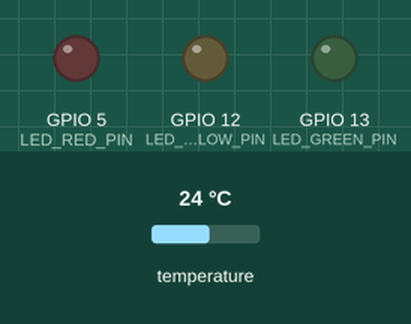
Simulated run of this sketch. Board: ESP8266 (NodeMCU). Parts: output pins drawn as LEDs (lit = HIGH). The test bench sets the inputs (shaded band); at power-on: temperature 24 °C. WiFi joins after 1.5 s; servers stay silent unless stated; uploads are accepted with an empty reply. At 4.8 s the program puts the board to deep sleep or switches it off; the recording ends there.

Above: at 0.2 s.
At 4.08 s:
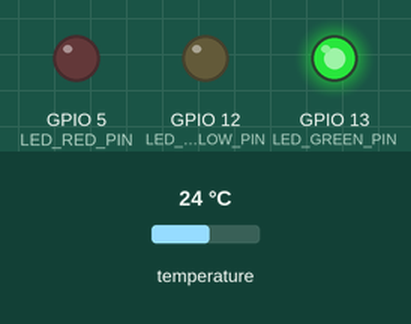
Timing chart, 0 to 4.8 s (numbered marks = the images above):
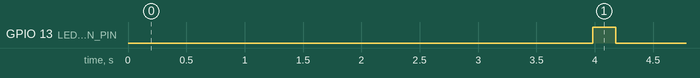

The sketch:

ESP8266_DeepSleep_FixedIP_Sensor_LED.ino
```cpp
/**
 * ============================================================
 *  ESP-WROOM-02 + DS18B20 + 状態表示 LED 3 色 (現地診断版・恒久保持)
 *      → DeepSleep 定期間隔で Raspberry Pi (Flask AP) へ HTTP POST
 * ============================================================
 *
 *  設計方針: 本番版 (ESP8266_DeepSleep_FixedIP_Sensor.ino) と同じく
 *  3 層分離アーキテクチャ (2026-07-30 導入):
 *    - 識別    = MAC 由来の device_id を自動生成 (per-chip 書換え不要)
 *    - IP割当  = 方式D: MAC 末尾バイトから算出した静的 IP を WiFi.config で自己宣言
 *                192.168.4.(100 + (mac[5] & 0x7F))  → .100〜.227
 *    - 表示名  = Flask の nickname テーブル
 *
 *  位置付け: 【恒久保持の現地トラブルシューティング用バージョン】
 *    現地 (ビル管理業務先) では PC を持ち込めない or シリアルモニタが使えない
 *    状況が多く、ユニバーサル基盤の端子仕上げ品質やセンサー個体差による
 *    動作不良を、LED 3 色の光り方だけで一次切り分けできる。
 *
 *  LED 動作パターン:
 *    - 赤 (GPIO5)  フリッカ 3 秒 : センサー未検出 → POST スキップ → sleep
 *    - 黄 (GPIO12) 3 秒点灯     : WiFi 接続失敗 or HTTP POST 失敗 → sleep
 *    - 緑 (GPIO13) 200ms 点灯   : POST 成功
 *
 *  LED 配線 (LED 1 本あたり):
 *    GPIO ── 330Ω ── LED anode(+) ── LED cathode(-) ── GND
 *      GPIO5  ── 330Ω ── 赤 LED (+) ── (-) ── GND
 *      GPIO12 ── 330Ω ── 黄 LED (+) ── (-) ── GND
 *      GPIO13 ── 330Ω ── 緑 LED (+) ── (-) ── GND
 *
 *  避けた GPIO と理由:
 *    GPIO0/2/15: ブートストラップ
 *    GPIO1/3:    Serial (TX/RX)
 *    GPIO4:      DS18B20 データピン
 *    GPIO16:     DeepSleep wake の RST 直結
 *
 *  現地でよくある切り分けフロー:
 *    赤フリッカ  → DS18B20 の VCC/GND/DATA、4.7kΩ プルアップを疑う
 *    黄点灯      → AP (Pi の hostapd) 稼働、IP 衝突 (MAC 末尾 7bit 一致)、電池電圧を疑う
 *    何も光らない→ HT7333-1 3.3V 出力、GPIO16-RST 配線、電池残量を疑う
 *    緑瞬き      → 正常
 *
 *  【重要】このスケッチも全チップ共通、書換え不要でコピペ書込み可能
 *
 *  更新履歴:
 *    2026-07-18 LED 診断版 初版
 *    2026-07-30 3 層分離アーキテクチャに切替 (MAC ベース device_id)
 *    2026-09-06  DS18B20 の読み取りに再試行を 1 回追加 (readTemperature()):
 *      - -127 (CRC 失敗) / 85.0 (パワーオンリセット値) のとき、300ms 空けて
 *        sensors.begin() でバスを取り直し、もう一度だけ読む
 *      - 一過性の失敗で欠測になるのを減らすため。2 回目も駄目なら従来どおり
 *        -999 に落として送信をスキップする
 *      - 失敗時のみ起床時間が約 0.8 秒延びる。正常時の挙動は変更なし
 *      - delay(800) は動作実績を尊重してそのまま残した (requestTemperatures()
 *        は既定で変換完了までブロックするため理屈上は冗長)
 * ============================================================
 */

#include <ESP8266WiFi.h>
#include <ESP8266HTTPClient.h>
#include <OneWire.h>
#include <DallasTemperature.h>
#include <ArduinoJson.h>

// ===== ハードウェア設定 =====
#define ONE_WIRE_BUS 4
#define POWER_SOURCE_PIN A0

// LED ピン
#define LED_RED_PIN     5
#define LED_YELLOW_PIN  12
#define LED_GREEN_PIN   13

// LED 表示時間パラメータ
#define LED_FLICKER_INTERVAL_MS 100
#define LED_FLICKER_DURATION_MS 3000
#define LED_ERROR_DURATION_MS   3000
#define LED_SUCCESS_DURATION_MS 200

// ===== 運用パラメータ =====
// 【測定周期の変更方法】単位 μs、"e6" = ×1,000,000
//   30s→30e6 / 60s→60e6 / 2分→120e6 (現行) / 5分→300e6 / 10分→600e6 / 1時間→3600e6
//   ESP8266 最大 DeepSleep 約 71 分 (4294e6 μs)
#define DEEP_SLEEP_INTERVAL 120e6  // 120秒 = 2 分

// ===== WiFi 設定 =====
const char* apSSID = "YOUR_AP_SSID_HERE";
const char* apPassword = "YOUR_AP_PASSWORD_HERE";
const char* serverURL = "http://192.168.4.1:5000/api/temperature";
const int HTTP_TIMEOUT = 5000;

OneWire oneWire(ONE_WIRE_BUS);
DallasTemperature sensors(&oneWire);
WiFiClient wifiClient;


// ============ LED ヘルパー ============
void allLedOff() {
    digitalWrite(LED_RED_PIN, LOW);
    digitalWrite(LED_YELLOW_PIN, LOW);
    digitalWrite(LED_GREEN_PIN, LOW);
}

void flickerRed(unsigned long durationMs) {
    unsigned long start = millis();
    bool ledState = false;
    while (millis() - start < durationMs) {
        ledState = !ledState;
        digitalWrite(LED_RED_PIN, ledState ? HIGH : LOW);
        delay(LED_FLICKER_INTERVAL_MS);
    }
    digitalWrite(LED_RED_PIN, LOW);
}

void showYellowError(unsigned long durationMs) {
    digitalWrite(LED_YELLOW_PIN, HIGH);
    delay(durationMs);
    digitalWrite(LED_YELLOW_PIN, LOW);
}

void showGreenSuccess(unsigned long durationMs) {
    digitalWrite(LED_GREEN_PIN, HIGH);
    delay(durationMs);
    digitalWrite(LED_GREEN_PIN, LOW);
}

void goToDeepSleep() {
    allLedOff();
    delay(100);
    WiFi.disconnect(true);
    WiFi.mode(WIFI_OFF);
    delay(500);
    ESP.deepSleep(DEEP_SLEEP_INTERVAL, WAKE_RF_DEFAULT);
}


// ============================================================
//  DS18B20 を読む。一過性の失敗で欠測にしないため 1 回だけ再試行する。
//    -127 : スクラッチパッドの CRC 失敗 (断線とは限らない)
//    85.0 : パワーオンリセット値 (変換完了前に読んだ場合など)
//  どちらも再試行で復帰することがあるので、バスを取り直して読み直す。
//  本当に異常なら 2 回目も同じ値が返り、呼び出し側の判定でそのまま弾かれる。
// ============================================================
float readTemperature() {
    sensors.requestTemperatures();
    delay(800);                      // 12bit 変換待ち (従来どおり)
    float t = sensors.getTempCByIndex(0);

    if (t == DEVICE_DISCONNECTED_C || t == 85.0) {
        delay(300);
        sensors.begin();             // 1-Wire バスを取り直す
        sensors.requestTemperatures();
        delay(800);
        t = sensors.getTempCByIndex(0);
    }
    return t;
}


void setup() {
    // Serial 初期化 (TX/RX ピン既知化と RF 校正時間確保)
    Serial.begin(115200);
    delay(100);

    // LED ピン初期化 (全 OFF)
    pinMode(LED_RED_PIN, OUTPUT);
    pinMode(LED_YELLOW_PIN, OUTPUT);
    pinMode(LED_GREEN_PIN, OUTPUT);
    allLedOff();

    delay(500);

    // device_id を MAC から自動生成
    uint8_t mac[6];
    WiFi.macAddress(mac);
    char deviceId[16];
    snprintf(deviceId, sizeof(deviceId), "ESP-%02X%02X%02X",
             mac[3], mac[4], mac[5]);

    // 温度取得
    sensors.begin();

    // センサー未検出 → 赤フリッカ → sleep
    int deviceCount = sensors.getDeviceCount();
    if (deviceCount == 0) {
        flickerRed(LED_FLICKER_DURATION_MS);
        goToDeepSleep();
        return;
    }

    sensors.setResolution(12);
    float temp = readTemperature();   // 失敗時は内部で 1 回だけ再試行

    bool sensorValueError = false;
    if (temp == DEVICE_DISCONNECTED_C || temp == -127.0 || temp == 85.0) {
        temp = -999.0;
        sensorValueError = true;
        flickerRed(1000);  // 短いフリッカ後、WiFi 試行に進む
    }

    // 電源検出
    int adcValue = analogRead(POWER_SOURCE_PIN);
    float voltage = (adcValue / 1023.0) * 4.3;
    // 「残量が少ない」の判定。第7回の XIAO 版と意味を揃えています。
    // 3.3V は運用上の判断値で、実測ではありません。電池を 1 セット
    // 使い切って、実際に止まる電圧を見てから決め直すのが確実です。
    const float BATTERY_LOW_V = 3.3;
    bool isBatteryLow = (voltage < BATTERY_LOW_V);

    // WiFi 接続 (静的 IP、方式 D: MAC 下位バイトから IP 導出)
    // 2026-08-21: DHCP → 静的 IP に戻す (電池寿命 2 週間 → 1 か月+ 復帰目的)
    WiFi.persistent(false);
    WiFi.mode(WIFI_STA);
    WiFi.setPhyMode(WIFI_PHY_MODE_11N);

    IPAddress fixedIP(192, 168, 4, 100 + (mac[5] & 0x7F));
    IPAddress gateway(192, 168, 4, 1);
    IPAddress subnet(255, 255, 255, 0);
    WiFi.config(fixedIP, gateway, subnet);
    delay(100);
    WiFi.begin(apSSID, apPassword);

    int attempts = 0;
    while (WiFi.status() != WL_CONNECTED && attempts < 20) {
        delay(500);
        attempts++;
    }

    // WiFi 失敗 → 黄 LED → sleep
    if (WiFi.status() != WL_CONNECTED) {
        showYellowError(LED_ERROR_DURATION_MS);
        goToDeepSleep();
        return;
    }

    // センサー値エラー → 黄 → sleep (WiFi 生きているが送るデータ無し)
    if (sensorValueError) {
        showYellowError(LED_ERROR_DURATION_MS);
        goToDeepSleep();
        return;
    }

    // データ送信
    StaticJsonDocument<384> doc;
    doc["device_id"] = deviceId;
    doc["name"] = deviceId;
    doc["temperature"] = round(temp * 100) / 100.0;
    doc["temp"] = round(temp * 100) / 100.0;
    doc["ip_address"] = WiFi.localIP().toString();
    doc["voltage"] = round(voltage * 100) / 100.0;
    doc["battery_mode"] = isBatteryLow ? 1 : 0;
    doc["rssi"] = WiFi.RSSI();
    doc["signal_strength"] = WiFi.RSSI();

    String payload;
    serializeJson(doc, payload);

    HTTPClient http;
    http.setTimeout(HTTP_TIMEOUT);
    http.begin(wifiClient, serverURL);
    http.addHeader("Content-Type", "application/json");
    int httpCode = http.POST(payload);
    http.end();

    // POST 結果を LED で通知
    if (httpCode >= 200 && httpCode < 300) {
        showGreenSuccess(LED_SUCCESS_DURATION_MS);
    } else {
        showYellowError(LED_ERROR_DURATION_MS);
    }

    goToDeepSleep();
}

void loop() {}
```

Measured:
- by itself, GPIO 13 (LED_GREEN_PIN): LOW → HIGH at 4.0 s, → LOW 0.20 s later
